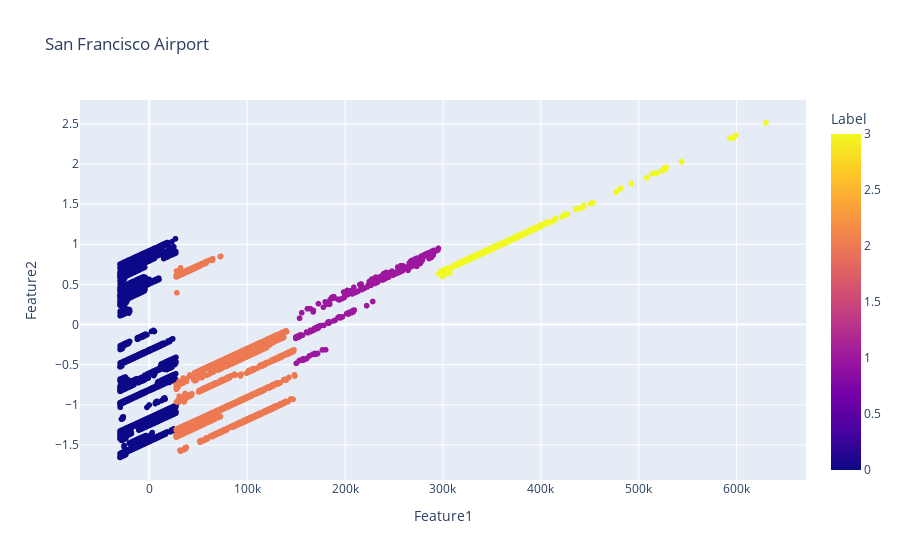

The code cell stored with this chart in its notebook:
### Markdown cell above
### Visualizing Clustering Results

### Code cell
fig = px.scatter(df, x="Feature1", y="Feature2", color="Label", hover_name="Operating Airline", title="San Francisco Airport")
fig.show()

### Figure 1 — Plotly figure (JSON) as saved in the notebook; plotly's stock layout.template omitted (floating-point values rounded to 4 significant figures; data arrays with more than 128 entries replaced by an {"elided": "..."} marker saying what was removed)
{"data": [{"hovertemplate": "<b>%{hovertext}</b><br><br>Feature1=%{x}<br>Feature2=%{y}<br>Label=%{marker.color}<extra></extra>", "hovertext": {"elided": "18885 str values"}, "legendgroup": "", "marker": {"color": {"elided": "18885 int values"}, "coloraxis": "coloraxis", "symbol": "circle"}, "mode": "markers", "name": "", "showlegend": false, "type": "scattergl", "x": {"elided": "18885 float values"}, "xaxis": "x", "y": {"elided": "18885 float values"}, "yaxis": "y"}], "layout": {"coloraxis": {"colorbar": {"title": {"text": "Label"}}, "colorscale": [[0, "#0d0887"], [0.1111, "#46039f"], [0.2222, "#7201a8"], [0.3333, "#9c179e"], [0.4444, "#bd3786"], [0.5556, "#d8576b"], [0.6667, "#ed7953"], [0.7778, "#fb9f3a"], [0.8889, "#fdca26"], [1, "#f0f921"]]}, "legend": {"tracegroupgap": 0}, "title": {"text": "San Francisco Airport"}, "xaxis": {"anchor": "y", "domain": [0, 1], "title": {"text": "Feature1"}}, "yaxis": {"anchor": "x", "domain": [0, 1], "title": {"text": "Feature2"}}}}
